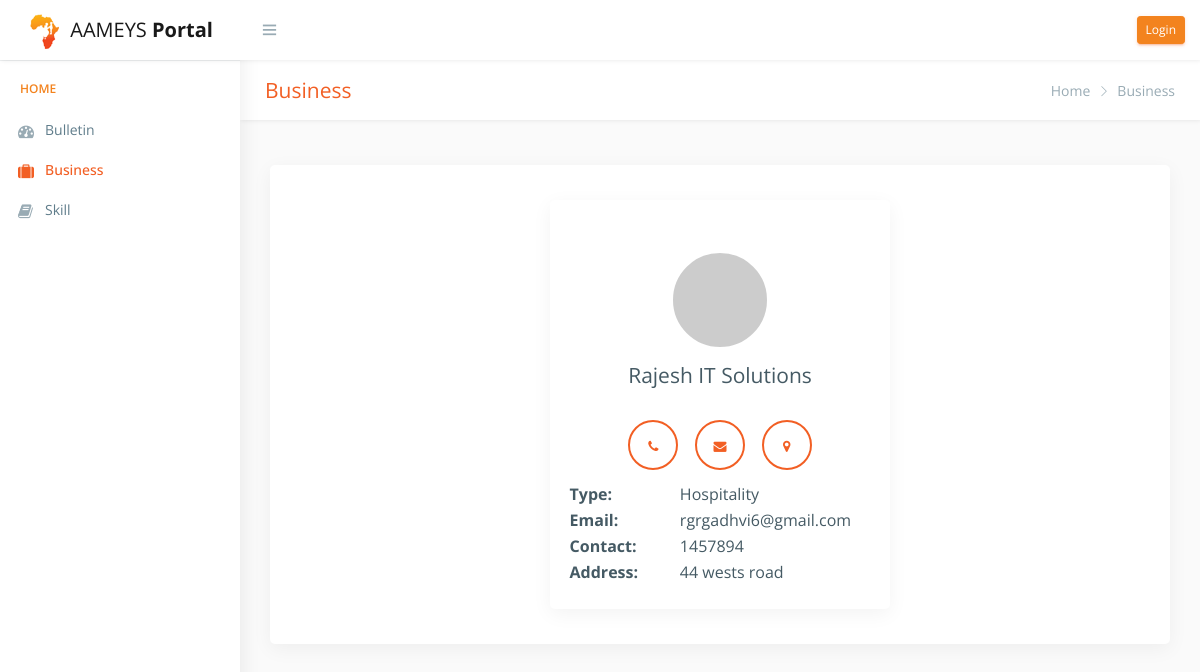
Page /publicbusiness.php on the earlier database version.
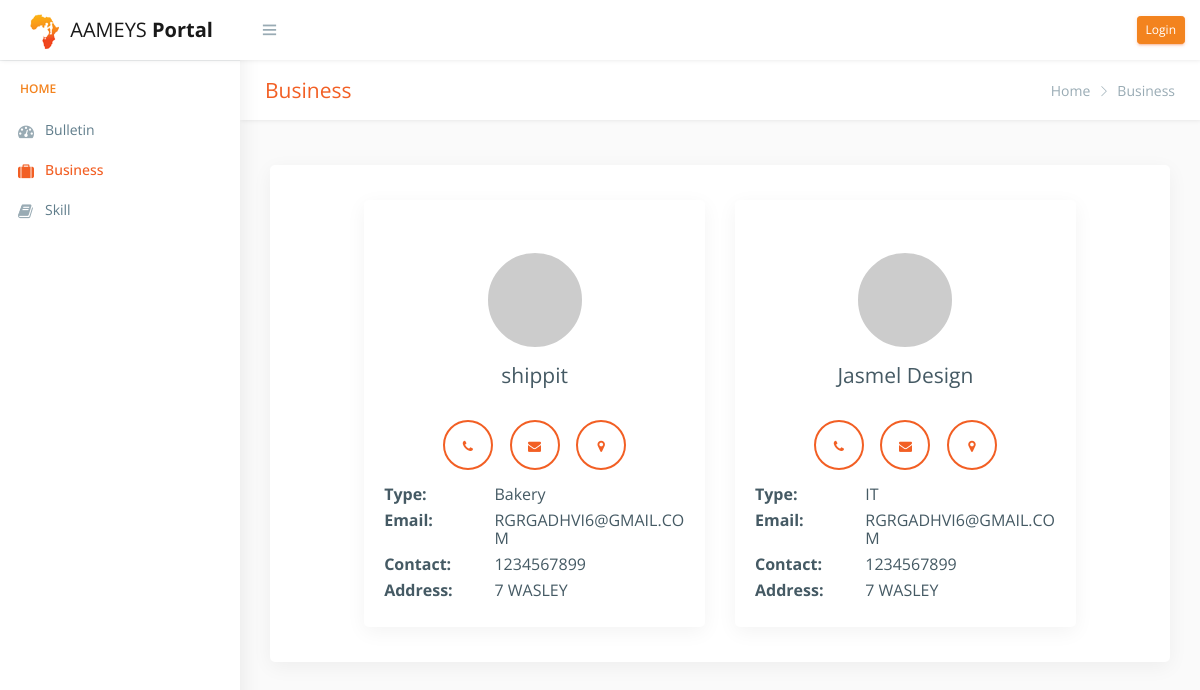
Same page on the later database version.
### tables this page shows
CREATE TABLE `business` (
  `busId` int(11) NOT NULL,
  `UId` int(11) NOT NULL,
  `busName` varchar(60) NOT NULL,
  `busAddress` varchar(120) NOT NULL,
  `busType` varchar(80) NOT NULL,
  `busABN` varchar(60) DEFAULT NULL,
  `busEmail` varchar(80) DEFAULT NULL,
  `busContact` int(11) DEFAULT NULL,
  `busContactPerson` varchar(90) DEFAULT NULL,
  `busContactPersonRole` varchar(30) DEFAULT NULL,
  `busWebsite` varchar(90) DEFAULT NULL,
  `busSize` varchar(90) DEFAULT NULL
);

### publicbusiness.php (the view, shortened to what this page needs)
<!DOCTYPE html>
<?php include "include/db_config.php";?>
<html lang="en">
<?php
$query = "SELECT * FROM business";
$result = mysqli_query($conn,$query);
?>
<head>
    <link href="css/lib/bootstrap/bootstrap.css" rel="stylesheet">
    <link href="css/helper.css" rel="stylesheet">
    <link href="css/style.css" rel="stylesheet">
</head>
<body class="fix-header fix-sidebar">
    <div id="main-wrapper">
        <div class="header" style="">
            <?php include "include/top_nav.php"; ?>
        </div>
        <div class="left-sidebar" style="overflow: visible;">
              <?php include "include/publicside_nav.php"; ?>
        </div>
  <div class="page-wrapper" style="min-height: 157px;">
            <div class="row page-titles">
                <div class="col-md-5 align-self-center">
                    <h3 class="text-primary">Business</h3> </div>
                <div class="col-md-7 align-self-center">
                    <ol class="breadcrumb">
                        <li class="breadcrumb-item"><a href="publicbulletin.php">Home</a></li>
                        <li class="breadcrumb-item active">Business</li>
                    </ol>
                </div>
            </div>
        <div class="container-fluid">
          <div class="row justify-content-center">
            <div class="col-lg-12">
              <div class="card">
                <div class="row justify-content-center">
                          <?php
                            while($row = mysqli_fetch_assoc($result))
                            {
                          ?>
                          <div class="col-lg-5">
                              <div class="card">
                                  <div class="card-body">
                                      <div class="card-two">
                                          <header>
                                              <div class="avatar">
                                              </div>
                                          </header>
                                          <h3></span><?php echo $row['busName'];?></h3>
                                          <div class="contacts" >
                                              <a href="tel:<?php echo $row['busContact'];?>"><i class="fa fa-phone"></i></a>
                                              <a href="https://mail.google.com/mail/?view=cm&fs=1&tf=1&to=<?php echo $row['busEmail'];?>&body=Reference: AAMEYS Portal"><i class="fa fa-envelope"></i></a>
                                              <a href="https://www.google.com/maps/search/?api=1&query=<?php echo $row['busAddress'];?>"><i class="fa fa-map-marker"></i></a>
                                          </div>
                                      </div>
                                           <div>
                                            </div>
                                         <div>
                                       </div>
                                    <div class="row ">
                                      <div class="col-4"><h5 ><span class="font-weight-bold">Type: </span></h5></div>
                                      <div class="col-8"><h5><?php echo $row['busType'];?></h5></div>
                                    </div>
                                    <div class="row">
                                      <div class="col-4"><h5><span class="font-weight-bold">Email: </span></h5></div>
                                      <div class="col-8"><h5><?php echo $row['busEmail'];?></h5></div>
                                    </div>
                                    <div class="row">
                                      <div class="col-4"><h5><span class="font-weight-bold">Contact: </span></h5></div>
                                      <div class="col-8"><h5><?php echo $row['busContact'];?></h5></div>
                                    </div>
                                    <div class="row">
                                      <div class="col-4"><h5><span class="font-weight-bold">Address: </span></h5></div>
                                      <div class="col-8"><h5><?php echo $row['busAddress'];?></h5></div>
                                    </div>
                                    </div>
                              </div>
                            </div>
                              <?php
                              }
                              ?>
                </div>
              </div>
            </div>
        </div>
    </div>
</div>
  </div>
</body>
</html>

### include/top_nav.php (shortened to what this page needs)
<nav class="navbar top-navbar navbar-expand-md navbar-light">
    <div class="navbar-header">
        <a class="navbar-brand" href="index.html">
            <b><img src="images/logo.png" alt="homepage" class="dark-logo"></b>
            <span style="">AAMEYS <strong>Portal</strong></span>
        </a>
    </div>
    <div class="navbar-collapse">
        <ul class="navbar-nav mr-auto mt-md-0">
            <li class="nav-item m-l-10"> <a class="nav-link sidebartoggler hidden-sm-down text-muted  " href="javascript:void(0)"><i class="ti-menu"></i></a> </li>
        </ul>
          <?php
        if(!isset($_SESSION['username']))
        {
          ?>
          <ul class="navbar-nav my-lg-0">
              <li class="nav-item dropdown">
                <a class="btn btn-success btn-sm m-b m-l-6" href="login.php"><i class="fa fa-sign-in-alt"></i>Login</a>
              </li>
          </ul>
          <?php
        }
        ?>
    </div>
</nav>

### include/publicside_nav.php (shortened to what this page needs)
<div class="slimScrollDiv active" style="position: relative; overflow: visible; width: auto; height: 100%;">
  <div class="scroll-sidebar in" style="overflow-x: visible; overflow-y: hidden; width: auto; height: 100%;">
    <nav class="sidebar-nav active">
        <ul id="sidebarnav" class="in">
            <li class="nav-devider"></li>
            <li class="nav-label">Home</li>
            <li> <a href="publicbulletin.php" aria-expanded="false" id="menu_bulletin"><i class="fa fa-tachometer"></i><span class="hide-menu">Bulletin</span></a> </li>
            <li> <a href="publicbusiness.php" aria-expanded="false" id="menu_business"><i class="fa fa-suitcase"></i><span class="hide-menu">Business</span></a></li>
            <li> <a href="publicskills.php" aria-expanded="false" id="menu_skill"><i class="fa fa-book"></i><span class="hide-menu">Skill</span></a>
      </ul>
  </nav>
  </div>
</div>

### css/helper.css (style rules this page uses)
.m-l-6 { margin-left: 6px!important; }
.m-l-10 { margin-left: 10px!important; }

Differences in the rows shown:
removed business: busName "Rajesh IT Solutions", busType "Hospitality", busEmail "rgrgadhvi6@gmail.com", busContact "1457894", busAddress "44 wests road"
added business: busName "shippit", busType "Bakery", busEmail "RGRGADHVI6@GMAIL.COM", busContact "1234567899", busAddress "7 WASLEY"
added business: busName "Jasmel Design", busType "IT", busEmail "RGRGADHVI6@GMAIL.COM", busContact "1234567899", busAddress "7 WASLEY"
